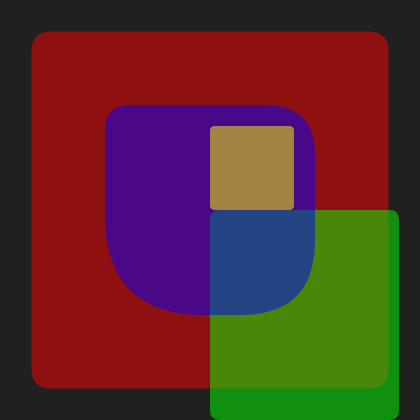
Frame 1 (no input)
Frame 60 (the mouse pressed at the canvas centre just before this capture): identical to frame 1, image omitted
Frame 120 (the mouse held since frame 60 and released just before this capture): identical to frame 1, image omitted

The Processing sketch that drew this single still picture (run headless with seeded random() and noise(); from frame 60 on, the mouse is pressed at the canvas centre):

// Processing sketch: sketch_03_01_rectMode
// ── sketch_03_01_rectMode.pde
void setup() {
  size(420, 420);
  background(32);
}

void draw() {
  background(32);
  noStroke();

  // 1. CENTER draws 1/2 rectangle's width and height out from the center,
  //    making the placment of a rectangle more akin to that of an ellipse.
  //    You can also round the corners of a rect by adding an extra number
  //    after the height.
  rectMode(CENTER);
  fill(255, 0, 0, 127);
  rect(width * 0.5, height * 0.5, width * 0.85, height * 0.85, 20);

  // 2. CORNER is the default rectangle mode. It draws the rectangle from
  //    the top left corner to the width and height specified.
  rectMode(CORNER);
  fill(0, 255, 0, 127);
  rect(width * 0.5, height * 0.5, width * 0.45, height * 0.5, 10);

  // 3. Similar to center except this draws the whole number specified
  //    out from the rectangle's pivot.
  rectMode(RADIUS);
  fill(0, 0, 255, 127);
  // 4. If you want to define the rounding of each rect corner
  //    individually, you can add four extra numbers after the height,
  //    starting with the top-left corner and moving clockwise.
  rect(width * 0.5, height * 0.5, width * 0.25, height * 0.25, 
    25, 50, 75, 100);

  // 5. CORNERS lets you specify the top-left and bottom-right
  //    corner of the rectangle rather than the width and height.
  rectMode(CORNERS);
  fill(255, 255, 0, 127);
  rect(width * 0.5, height * 0.5, width * 0.7, height * 0.3, 5);
}
